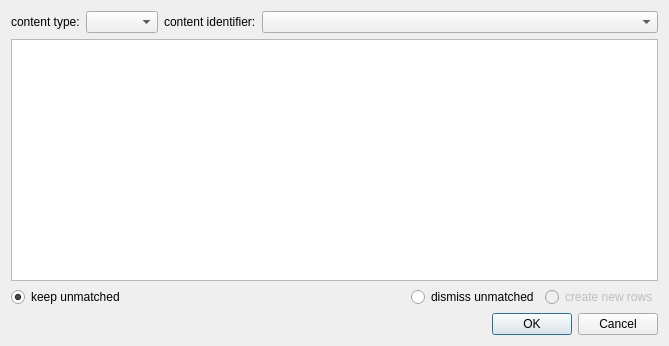
<?xml version="1.0" encoding="UTF-8"?>
<ui version="4.0">
 <class>dialog_import_media</class>
 <widget class="QDialog" name="dialog_import_media"><property name="surfaceRole" stdset="0"><string>panel</string></property>
  <property name="windowModality">
   <enum>Qt::WindowModality::ApplicationModal</enum>
  </property>
  <property name="geometry">
   <rect>
    <x>0</x>
    <y>0</y>
    <width>669</width>
    <height>346</height>
   </rect>
  </property>
  <property name="windowTitle">
   <string>Link Media To Metadata</string>
  </property>
  <layout class="QVBoxLayout" name="layout_vertical_layout">
   <item>
    <layout class="QHBoxLayout" name="layout_horizontal_layout_5">
     <item>
      <widget class="QLabel" name="label_content_type">
       <property name="text">
        <string>content type:</string>
       </property>
      </widget>
     </item>
     <item>
      <widget class="QComboBox" name="combo_media_content_type"/>
     </item>
     <item>
      <widget class="QLabel" name="label_content_identifier">
       <property name="text">
        <string>content identifier:</string>
       </property>
      </widget>
     </item>
     <item>
      <widget class="QComboBox" name="combo_media_identifier_column">
       <property name="sizePolicy">
        <sizepolicy hsizetype="Expanding" vsizetype="Fixed">
         <horstretch>0</horstretch>
         <verstretch>0</verstretch>
        </sizepolicy>
       </property>
      </widget>
     </item>
    </layout>
   </item>
   <item>
    <widget class="QTextBrowser" name="text_media_content_check"/>
   </item>
   <item>
    <layout class="QHBoxLayout" name="layout_horizontal_layout_6">
     <item>
      <widget class="QRadioButton" name="radio_keep_unmatched_rows">
       <property name="text">
        <string>keep unmatched</string>
       </property>
       <property name="checked">
        <bool>true</bool>
       </property>
       <attribute name="buttonGroup">
        <string notr="true">buttonGroup</string>
       </attribute>
      </widget>
     </item>
     <item>
      <widget class="QRadioButton" name="radio_dismiss_missing_rows">
       <property name="sizePolicy">
        <sizepolicy hsizetype="Fixed" vsizetype="Fixed">
         <horstretch>0</horstretch>
         <verstretch>0</verstretch>
        </sizepolicy>
       </property>
       <property name="text">
        <string>dismiss unmatched</string>
       </property>
       <attribute name="buttonGroup">
        <string notr="true">buttonGroup</string>
       </attribute>
      </widget>
     </item>
     <item>
      <widget class="QRadioButton" name="radio_create_missing_rows">
       <property name="enabled">
        <bool>false</bool>
       </property>
       <property name="sizePolicy">
        <sizepolicy hsizetype="Fixed" vsizetype="Fixed">
         <horstretch>0</horstretch>
         <verstretch>0</verstretch>
        </sizepolicy>
       </property>
       <property name="toolTip">
        <string>includes the content without metadata and adds new empty rows</string>
       </property>
       <property name="text">
        <string>create new rows</string>
       </property>
       <attribute name="buttonGroup">
        <string notr="true">buttonGroup</string>
       </attribute>
      </widget>
     </item>
    </layout>
   </item>
   <item>
    <widget class="QDialogButtonBox" name="button_box">
     <property name="orientation">
      <enum>Qt::Orientation::Horizontal</enum>
     </property>
     <property name="standardButtons">
      <set>QDialogButtonBox::StandardButton::Cancel|QDialogButtonBox::StandardButton::Ok</set>
     </property>
    </widget>
   </item>
  </layout>
 </widget>
 <resources/>
 <connections>
  <connection>
   <sender>button_box</sender>
   <signal>accepted()</signal>
   <receiver>dialog_import_media</receiver>
   <slot>accept()</slot>
   <hints>
    <hint type="sourcelabel">
     <x>248</x>
     <y>254</y>
    </hint>
    <hint type="destinationlabel">
     <x>157</x>
     <y>274</y>
    </hint>
   </hints>
  </connection>
  <connection>
   <sender>button_box</sender>
   <signal>rejected()</signal>
   <receiver>dialog_import_media</receiver>
   <slot>reject()</slot>
   <hints>
    <hint type="sourcelabel">
     <x>316</x>
     <y>260</y>
    </hint>
    <hint type="destinationlabel">
     <x>286</x>
     <y>274</y>
    </hint>
   </hints>
  </connection>
 </connections>
 <buttongroups>
  <buttongroup name="buttonGroup"/>
 </buttongroups>
</ui>
